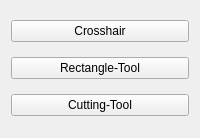
<?xml version="1.0" encoding="UTF-8"?>
<ui version="4.0">
 <class>Form</class>
 <widget class="QWidget" name="Form">
  <property name="geometry">
   <rect>
    <x>0</x>
    <y>0</y>
    <width>200</width>
    <height>138</height>
   </rect>
  </property>
  <property name="windowTitle">
   <string>Form</string>
  </property>
  <layout class="QVBoxLayout" name="verticalLayout">
   <item>
    <widget class="QPushButton" name="crosshairButton">
     <property name="toolTip">
      <string/>
     </property>
     <property name="statusTip">
      <string/>
     </property>
     <property name="text">
      <string>Crosshair</string>
     </property>
     <property name="icon">
      <iconset>
       <normaloff>icons/crosshair.png</normaloff>icons/crosshair.png</iconset>
     </property>
     <property name="iconSize">
      <size>
       <width>25</width>
       <height>25</height>
      </size>
     </property>
     <property name="checkable">
      <bool>true</bool>
     </property>
    </widget>
   </item>
   <item>
    <widget class="QPushButton" name="measureButton">
     <property name="toolTip">
      <string/>
     </property>
     <property name="statusTip">
      <string/>
     </property>
     <property name="text">
      <string>Rectangle-Tool</string>
     </property>
     <property name="icon">
      <iconset>
       <normaloff>icons/measure.png</normaloff>icons/measure.png</iconset>
     </property>
     <property name="iconSize">
      <size>
       <width>25</width>
       <height>25</height>
      </size>
     </property>
     <property name="checkable">
      <bool>true</bool>
     </property>
    </widget>
   </item>
   <item>
    <widget class="QPushButton" name="cutButton">
     <property name="toolTip">
      <string/>
     </property>
     <property name="statusTip">
      <string/>
     </property>
     <property name="text">
      <string>Cutting-Tool</string>
     </property>
     <property name="icon">
      <iconset>
       <normaloff>icons/cut.png</normaloff>icons/cut.png</iconset>
     </property>
     <property name="iconSize">
      <size>
       <width>25</width>
       <height>25</height>
      </size>
     </property>
     <property name="checkable">
      <bool>true</bool>
     </property>
    </widget>
   </item>
  </layout>
 </widget>
 <resources/>
 <connections/>
</ui>
